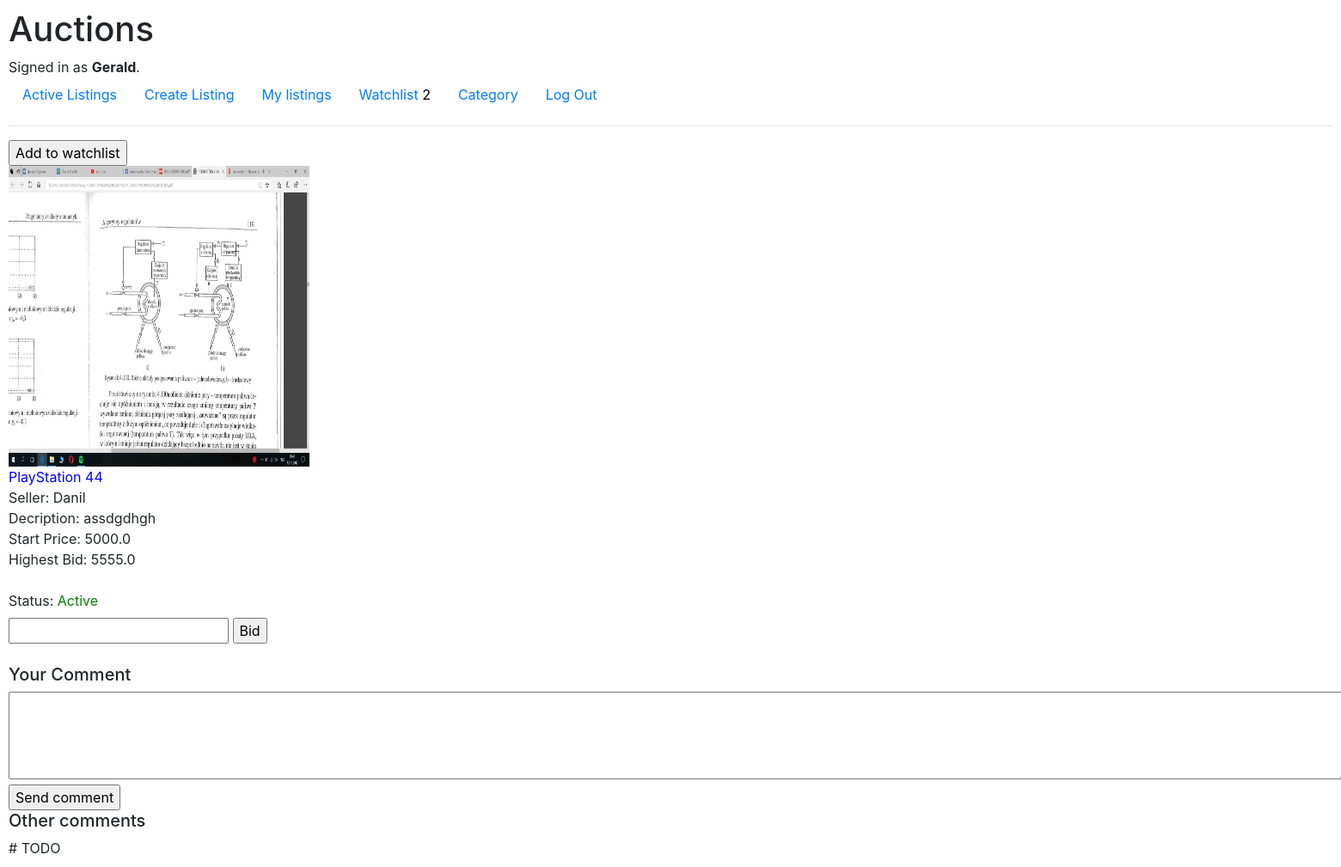
Before: /listingPage/PlayStation 44 (signed in) with the older database file.
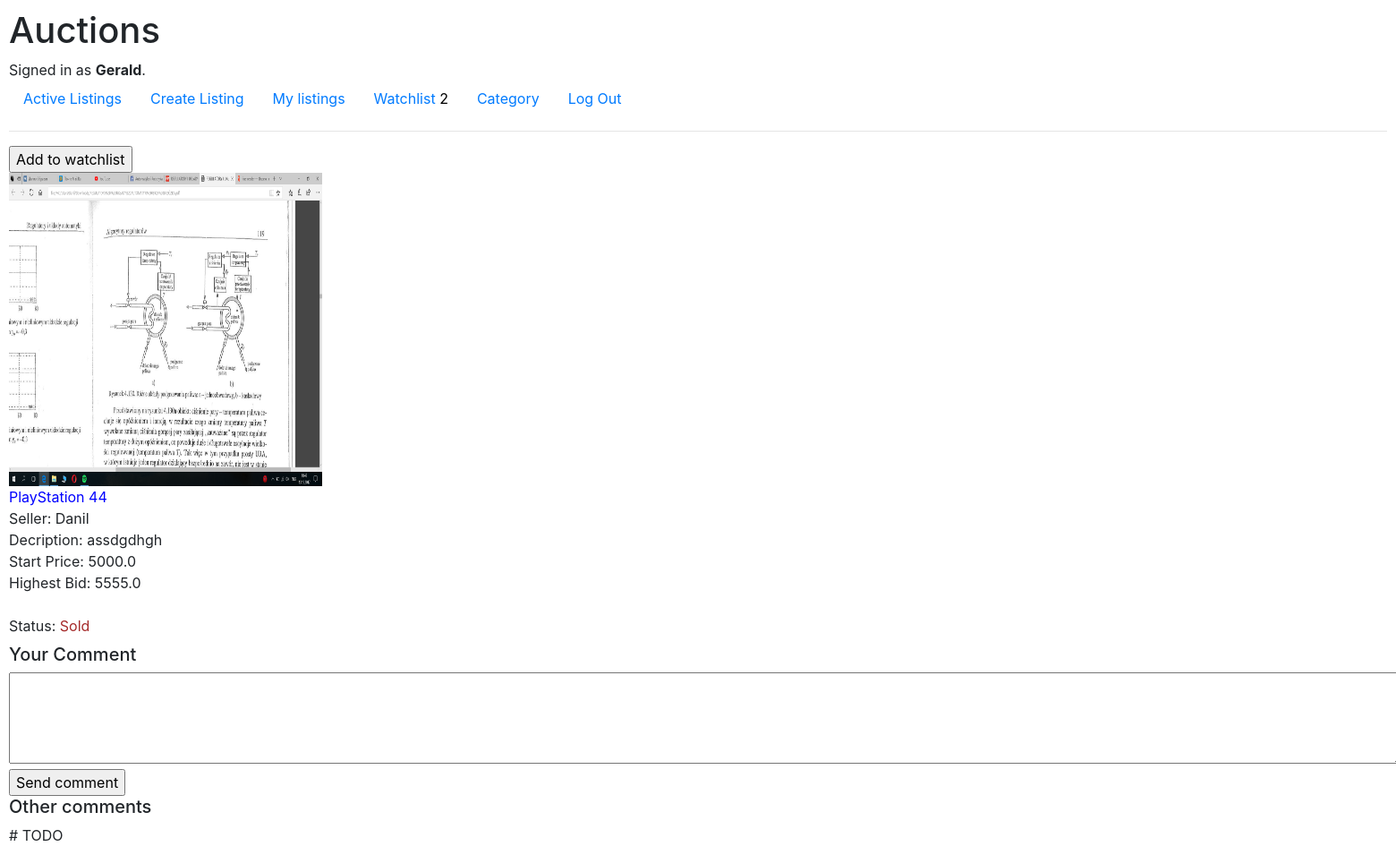
After: the same page with the newer database file.
### auctions/views.py (the view)
# urls.py: path("listingPage/<str:product>", views.listing_page, name="listingPage"),
@login_required(login_url="/login")
def listing_page(request, product):
    if request.method == "GET":
        try:
            product = Product.objects.get(title=product)
            watchlist = Watchlist.objects.get(user=request.user)
            return render(request, "auctions/listingPage.html", {
                "product": product,
                "watchlist": watchlist
            })
        except ObjectDoesNotExist:
             return render(request, "auctions/listingPage.html", {
                "product": product
            })

### auctions/models.py (called while the page is built)
    def __str__(self):
        return f"{self.bid}"

### auctions/templates/auctions/listingPage.html (shortened to what this page needs)
{% extends "auctions/layout.html" %}
{% block body %}
    {% if product in watchlist.product.all %}
        <form action="{% url 'add_to_watchlist' product=product.title %}" method="POST">
            {% csrf_token %}
                <input type="submit" class="watchlist-button" name="watchlist-button" value="Remove from watchlist">
        </form>
    {% else %}
        <form action="{% url 'add_to_watchlist' product=product.title %}" method="POST">
            <input type="submit" class="watchlist-button" name="watchlist-button" value="Add to watchlist">
        </form>
    {% endif %}
    <img src="{{product.image.url}}" class="catalog-item__img" style="height: 350px; width: 350px;">
    <div class="catalog-item__subtitle" style="color: blue;">{{product.title}}</div>
    <div class="catalog-item__user">Seller: {{product.user}}</div>
    <div class="catalog-item__descr" style="width: 350px;">Decription: {{product.description}}</div>
    <div class="catalog-item__start-bid">Start Price: {{product.start_bid}}</div>
    {% if product.last_bid is None %}
        <div class="catalog-item__bid">Highest Bid: {{product.start_bid}}</div>
        {% if product.user == request.user %}
            <label style="color: red">You cannot sell this product! No one has offered a new bid.</label>
        {% endif %}
    {% else %}
        <div class="catalog-item__bid">Highest Bid: {{product.last_bid}}</div>
    {% endif %}
    <br>
    {% if product.user == request.user %}
        {% if not product.closed %}
            <form action="{% url 'close_auction' product=product.title %}" method="GET">
                {% csrf_token %}
                {% if product.last_bid.bid > product.start_bid %}
                    <input type="submit" name="close-auction" value="Sell!">
                {% endif %}
            </form>
        {% else %}
            <label style="color:brown">Sold to {{product.last_bid.user}}</label>
        {% endif %}
    {% else %}
        {% if not product.closed %}
            <label class="sold_flag">Status: <span style="color: green;">Active</span> </label>
            <form action="{% url 'set_new_bid' product=product.title %}" method="POST">
                <input type="number" step="0.01" name="new-bid" required>
                <input type="submit" value="Bid">
            </form>
        {% else %}
            {% if request.user == product.last_bid.user %}
                <label style="color:brown"> Congratulation! This product is your!</label>
            {% else %}
                <label >Status: <span style="color:brown">Sold</span></label>
            {% endif %}
        {% endif %}
    {% endif %}
    <br>
    <div class="comments">
        <h5 class="comments_title">Your Comment</h5>
        <form action="{% url 'comment' product=product.title %}" method="POST">
            <textarea required name="comment"  cols="150" rows="4"></textarea><br>
            <input type="submit" value="Send comment">
        </form>
        <h5 class="comments_title">Other comments</h5>
    </div>
    # TODO
{% endblock %}

Changed rows visible on the page:
changed Product "PlayStation 44": closed False → True (drawn)
Other visible differences:
form field value: "Bid" → (not shown)
text no longer shown: "Active"
text now shown: "Sold"
